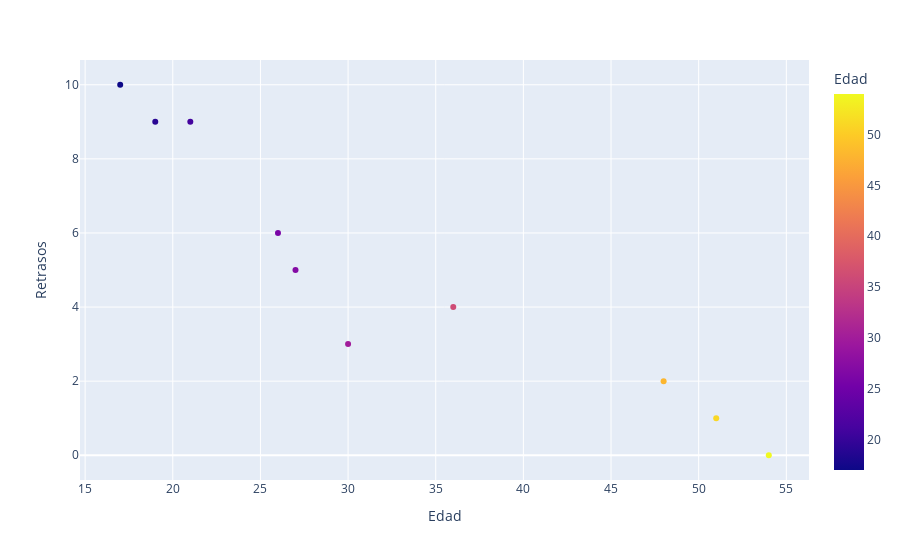

This figure's notebook cell:
### Code cell
fig = px.scatter(student_data, x="Edad", y="Retrasos",color='Edad')
fig.show()

### Figure 1 — Plotly figure (JSON) as saved in the notebook; plotly's stock layout.template omitted (floating-point values rounded to 4 significant figures)
{"data": [{"hovertemplate": "Edad=%{marker.color}<br>Retrasos=%{y}<extra></extra>", "legendgroup": "", "marker": {"color": [17, 51, 27, 21, 36, 48, 19, 26, 54, 30], "coloraxis": "coloraxis", "symbol": "circle"}, "mode": "markers", "name": "", "orientation": "v", "showlegend": false, "type": "scatter", "x": [17, 51, 27, 21, 36, 48, 19, 26, 54, 30], "xaxis": "x", "y": [10, 1, 5, 9, 4, 2, 9, 6, 0, 3], "yaxis": "y"}], "layout": {"coloraxis": {"colorbar": {"title": {"text": "Edad"}}, "colorscale": [[0, "#0d0887"], [0.1111, "#46039f"], [0.2222, "#7201a8"], [0.3333, "#9c179e"], [0.4444, "#bd3786"], [0.5556, "#d8576b"], [0.6667, "#ed7953"], [0.7778, "#fb9f3a"], [0.8889, "#fdca26"], [1, "#f0f921"]]}, "legend": {"tracegroupgap": 0}, "margin": {"t": 60}, "xaxis": {"anchor": "y", "domain": [0, 1], "title": {"text": "Edad"}}, "yaxis": {"anchor": "x", "domain": [0, 1], "title": {"text": "Retrasos"}}}}
